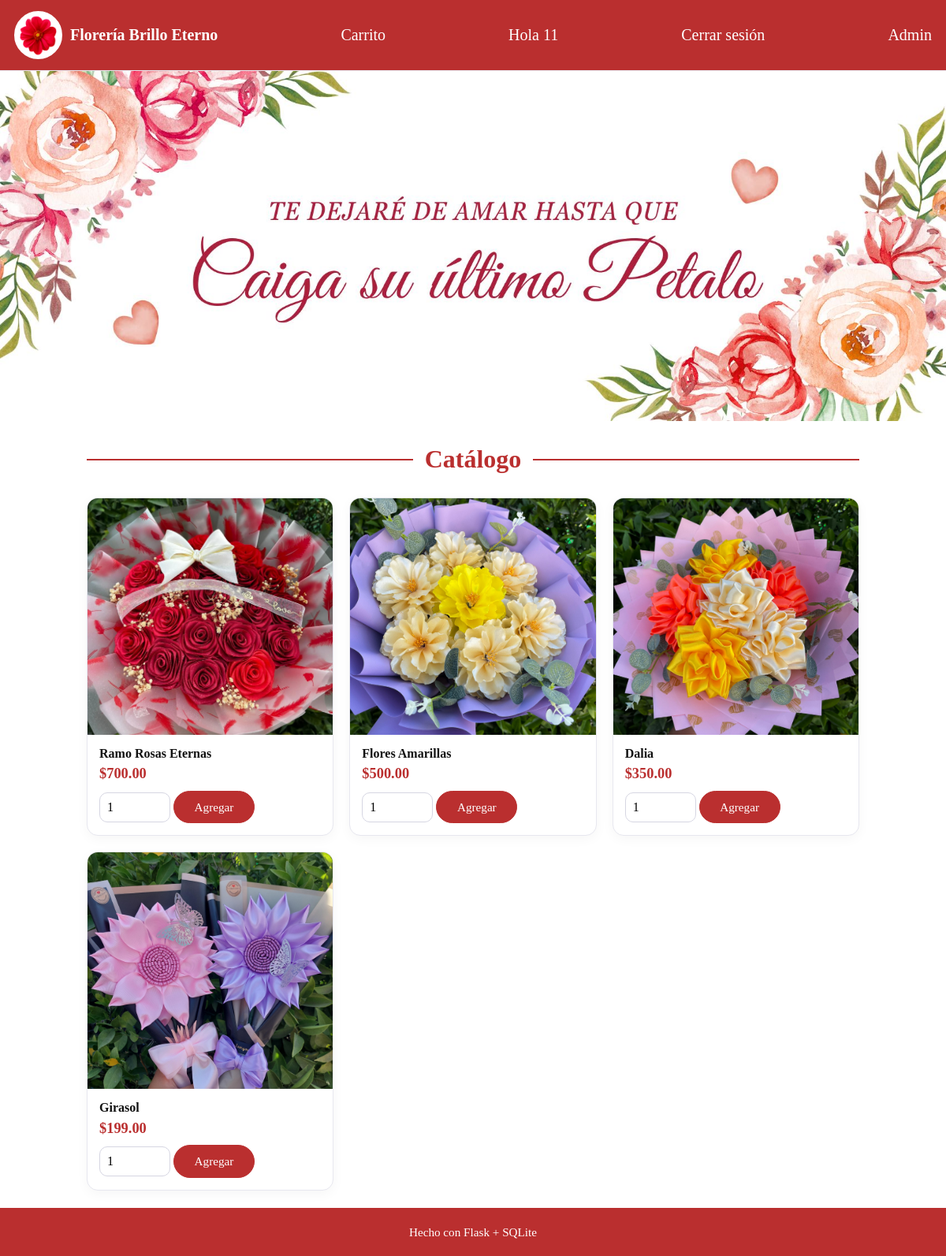
/ (signed in), run on the app's committed database.
### tables this page shows
CREATE TABLE productos(
                    id INTEGER PRIMARY KEY AUTOINCREMENT,
                    nombre TEXT NOT NULL,
                    descripcion TEXT,
                    precio REAL NOT NULL CHECK(precio >= 0),
                    stock INTEGER NOT NULL DEFAULT 0 CHECK(stock >= 0),
                    imagen TEXT DEFAULT 'default.jpg'
                );

### app.py (the view)
@app.route("/")
def index():
    productos = db.listar_productos()
    return render_template("index.html", productos=productos, carrito=carrito_session())

### app.py (called while the page is built)
def carrito_session():
    if "carrito" not in session:
        session["carrito"] = {}
    return session["carrito"]

### tienda_db.py (called while the page is built)
    def listar_productos(self):
        try:
            self.cursor.execute("SELECT * FROM productos ORDER BY id DESC;")
            return self.cursor.fetchall()
        except Error as e:
            print(f"[DB] Error listando productos: {e}")
            return []

### templates/index.html (shortened to what this page needs)
{% extends "base.html" %}
{% block content %}
<h1 class="index_titulo">Catálogo</h1>
<div class="grid">
  {% for p in productos %}
    <div class="card">
      <a href="{{ url_for('producto', producto_id=p['id']) }}"><img src="{{ url_for('static', filename='imagenes/' + (p['imagen'] or 'default.jpg')) }}" alt="{{ p['nombre'] }}" class="card-img"></a>
      <div class="card-info">
        <h3 class="card-nombre">{{ p["nombre"] }}</h3>
        <strong class="card-precio">${{ "%.2f"|format(p["precio"]) }}</strong>
        <div class="row">
          <form method="post" action="{{ url_for('carrito_agregar') }}">
            <input class="qty" type="number" name="cantidad" min="1" value="1">
            <button class="btn primary" type="submit">Agregar</button>
          </form>
        </div>
      </div>
    </div>
  {% endfor %}
</div>
{% endblock %}

### static/styles.css (style rules this page uses)
:root { --font-primary: 'Times New Roman', Times, serif; --font-handwritten: 'Great Vibes', cursive; --color-rojo: #ba2f2f; --color-rojo-hover: #9c2525; --color-blanco: #ffffff; --color-fondo-warm: #fffdfb; --color-texto-oscuro: #111111; --color-texto-suave: #555555; --color-borde: #d6d6e2; }
body { margin: 0; background: var(--color-blanco); color: var(--color-texto-oscuro); font-family: var(--font-primary); }
.index_titulo { color: var(--color-rojo); font-size: 2rem; text-align: center; display: flex; align-items: center; gap: 15px; margin: 30px 0; }
.index_titulo::before, .index_titulo::after { content: ''; flex: 1; height: 2px; background-color: var(--color-rojo); }
.grid { display: grid; grid-template-columns: repeat(auto-fit, minmax(240px, 1fr)); gap: 20px; }
.card { background: var(--color-blanco); border: 1px solid #e7e7ef; border-radius: 14px; overflow: hidden; box-shadow: 0 4px 15px rgba(0,0,0,0.04); transition: transform 0.3s ease, box-shadow 0.3s ease; }
.card-img { width: 100%; height: 300px; object-fit: cover; display: block; }
.card-info { padding: 15px; }
.card-nombre { font-size: 1rem; font-weight: bold; margin: 0 0 6px 0; color: var(--color-texto-oscuro); white-space: nowrap; overflow: hidden; text-overflow: ellipsis; }
.card-precio { font-size: 1.15rem; font-weight: bold; color: var(--color-rojo); }
.row { display: flex; justify-content: space-between; align-items: center; gap: 10px; margin-top: 10px; }
.btn { border: 1px solid var(--color-borde); background: var(--color-blanco); padding: 10px 16px; border-radius: 12px; cursor: pointer; text-decoration: none; color: var(--color-texto-oscuro); font-family: var(--font-primary); font-size: 0.95rem; transition: all 0.2s ease; }
.btn.primary { border-color: var(--color-rojo); background: var(--color-rojo); color: var(--color-blanco); }
.qty { width: 70px; padding: 9px; border-radius: 10px; border: 1px solid var(--color-borde); font-family: var(--font-primary); }
.carrito-container, .carrito-table, .checkout, .input, .btn { font-family: var(--font-primary); }
.btn.primary { background: var(--color-rojo); color: white; border-radius: 999px; padding: 0.7rem 1.6rem; font-size: 0.95rem; transition: 0.3s; }

### data on the page
productos: imagen (picture), nombre "Ramo Rosas Eternas", precio "700.00"
productos: imagen (picture), nombre "Flores Amarillas", precio "500.00"
productos: imagen+nombre (picture), nombre "Dalia", precio "350.00"
productos: imagen+nombre (picture), nombre "Girasol", precio "199.00"

### other printed values
{{ session.get('user')['username'] }} "11"
